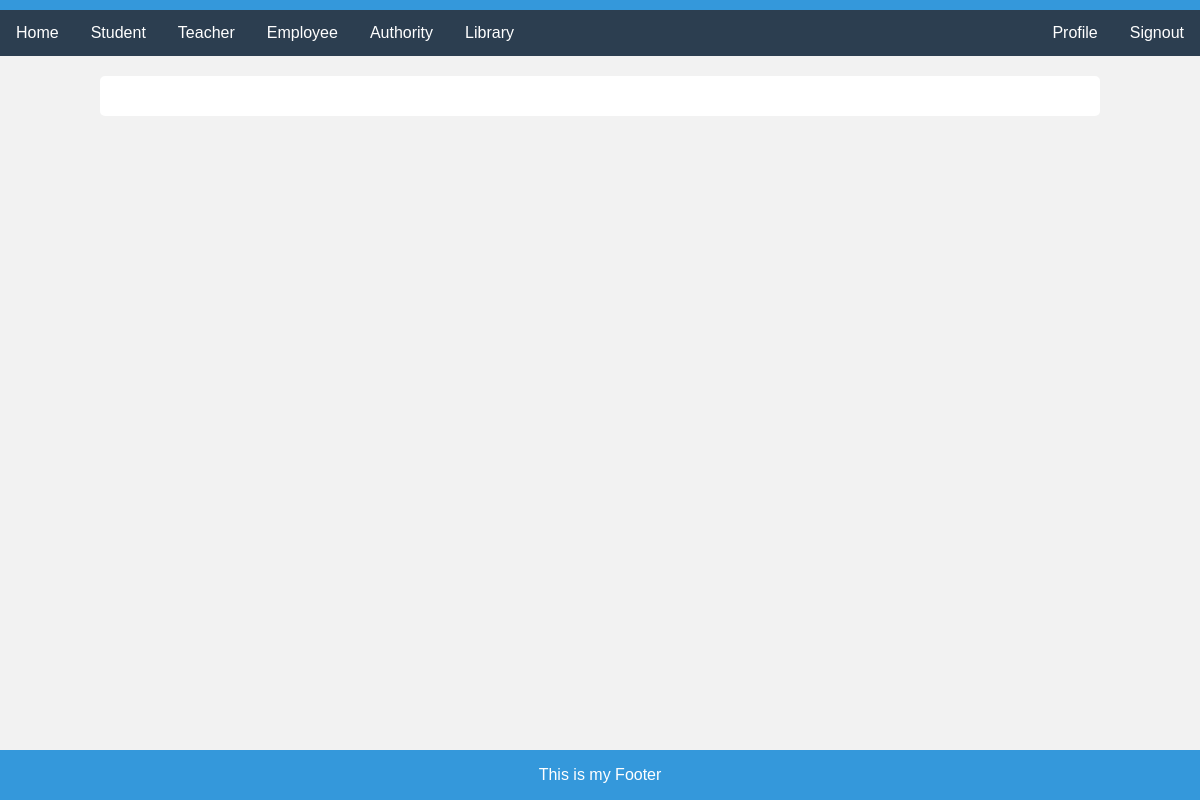
Before: /editStudent/26 with the older database file.
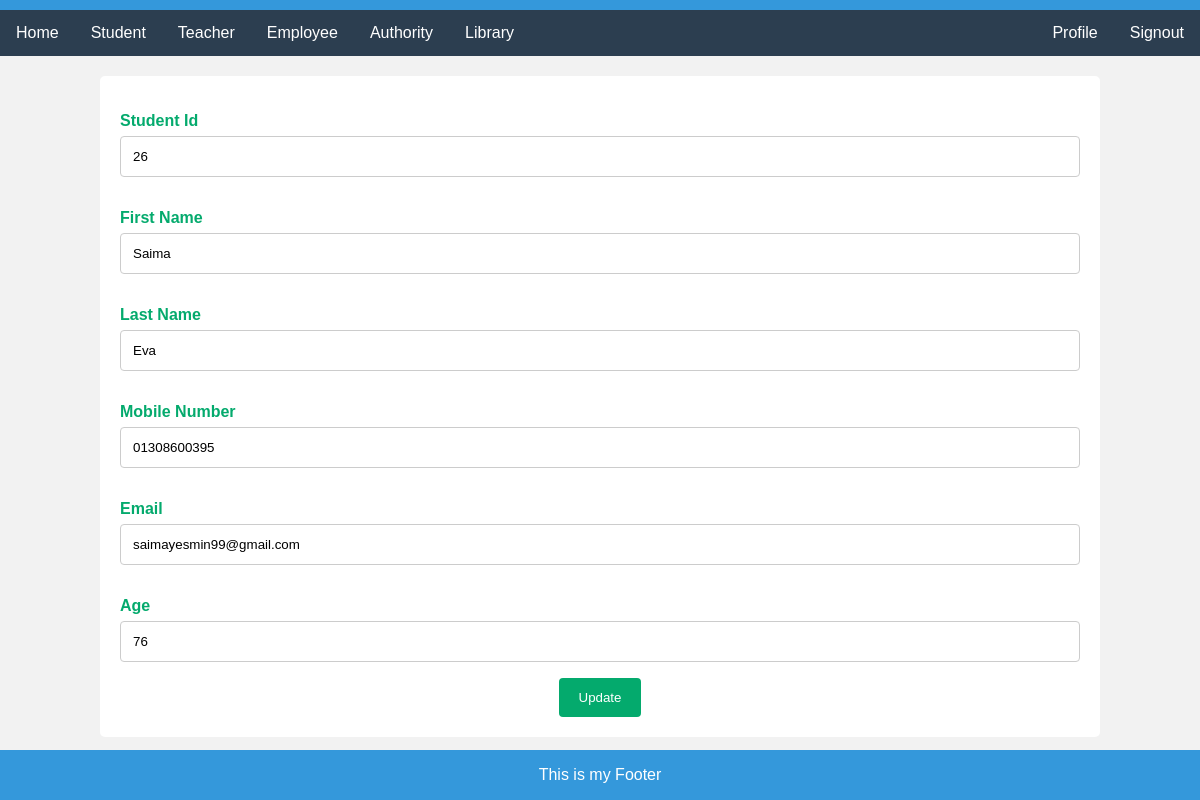
After: the same page with the newer database file.
### myApp/models.py (models this page shows, shortened)
class Students(models.Model):
    First_Name=models.CharField(max_length=100,null=True)
    Last_Name=models.CharField(max_length=100,null=True)
    Mobile=models.CharField(max_length=100,null=True)
    Email=models.CharField(max_length=100,null=True)
    Age=models.CharField(max_length=100,null=True)
    profile_pic=models.ImageField(upload_to="media/profile_pic",null=True)

### myProject/views.py (the view)
# urls.py: path('editStudent/<str:myid>',editStudent, name="editStudent"),
def editStudent(request, myid):
    student=Students.objects.filter(id=myid)
    context={
        "student":student,
    }
    return render(request, "editStudent.html", context)

### template/editStudent.html (shortened to what this page needs)
{%extends "home.html"%}
{%block content%}
<div class="container">
    <form action="{% url 'updatestudent'%}" method='post'>
        {% for i in student %}
    <form>
      <label for="fname">Student Id</label>
      <input type="text" id="fname" value="{{i.id}}" name="studentid" placeholder="Your id..">
      <label for="fname">First Name</label>
      <input type="text" id="fname" value="{{i.First_Name}}" name="fname" placeholder="Your name..">
      <label for="lastname">Last Name</label>
      <input type="text" id="lastname" value="{{i.Last_Name}}" name="lname" placeholder="Your last name..">
      <label for="Mobile">Mobile Number</label>
      <input type="text" id="lname" value="{{i.Mobile}}" name="mobile" placeholder="Your mobile number..">
      <label for="email">Email</label>
      <input type="text" id="email" value="{{i.Email}}" name="email" placeholder="Your email..">
      <label for="age">Age</label>
      <input type="text" id="age" value="{{i.Age}}" name="age" placeholder="Your age..">
      <input type="submit" value="Update">
      {% endfor %}
    </form>
  </div>
{%endblock%}

Changed rows visible on the page:
added Students: studentid "26", fname "Saima", lname "Eva", mobile "01308600395", email "saimayesmin99@gmail.com", age "76"
